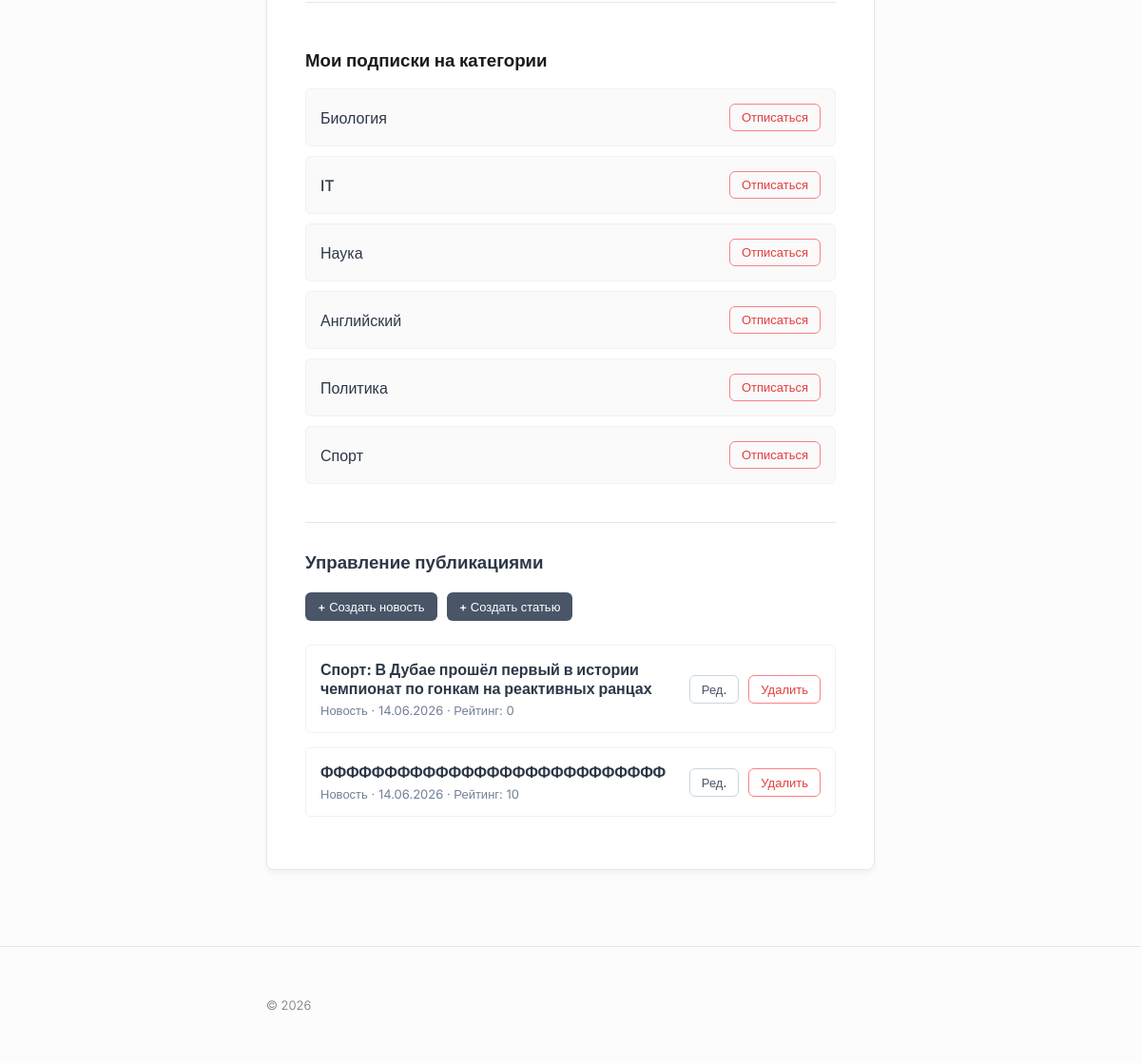
Before: /news/profile/ (signed in, lower part) with the older database file.
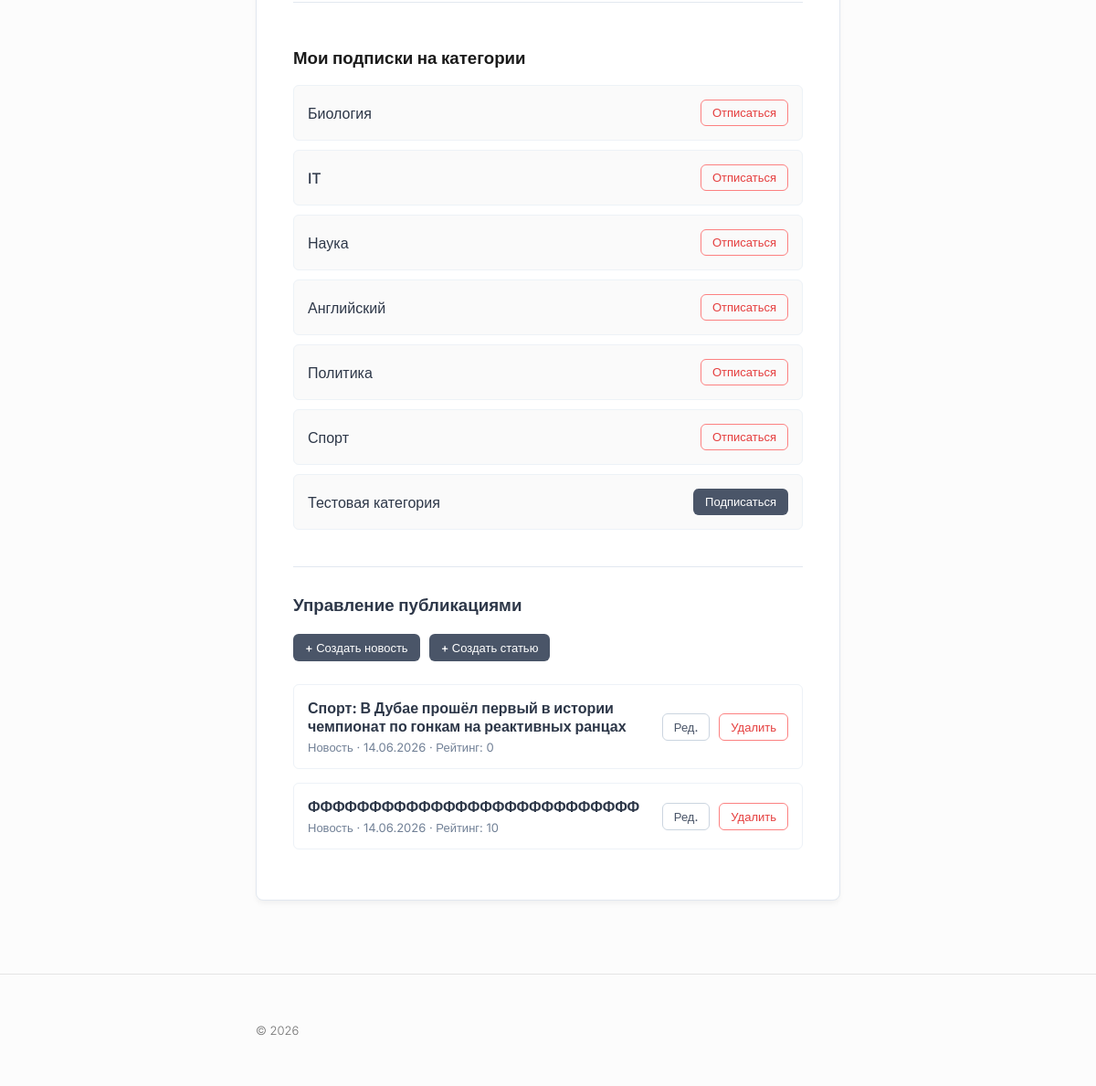
After: the same page with the newer database file.
### news/models.py (models this page shows, shortened)
class Category(models.Model):
    name_category = models.CharField(max_length=100, unique=True, verbose_name="Название категории")
    subscribers = models.ManyToManyField(User, related_name='subscriptions', blank=True, verbose_name="Подписчики")
    class Meta:
        verbose_name = "Категория"
        verbose_name_plural = "Категории"

class Post(models.Model):
    class Meta:
        verbose_name = "Публикация"
        verbose_name_plural = "Публикации"
    article = 'AR'
    news = 'NW'
    CATEGORY_CHOICES = [
        (article, 'Статья'),
        (news, 'Новость'),
    ]
    data_created = models.DateTimeField(auto_now_add=True, verbose_name="Дата создания")
    author = models.ForeignKey(Author, on_delete=models.CASCADE, verbose_name="Автор")
    category = models.ManyToManyField(Category, through="PostCategory", verbose_name="Категории")
    choice = models.CharField(max_length=2, choices=CATEGORY_CHOICES, default=article, verbose_name="Тип (Новость/Статья)")
    title_of_post = models.CharField(max_length=100, verbose_name="Заголовок")
    text_of_post = models.TextField(verbose_name="Текст")
    rating_of_post = models.IntegerField(default=0, verbose_name="Рейтинг")

### news/views.py (the view)
# urls.py: path('profile/', ProfileView.as_view(), name='profile'),
class ProfileView(LoginRequiredMixin, UpdateView):
    model = User
    form_class = UserUpdateForm
    template_name = 'news_view/profile.html'
    success_url = reverse_lazy('profile')
    def get_object(self, queryset=None):
        return self.request.user
    def get_context_data(self, **kwargs):
        context = super().get_context_data(**kwargs)
        is_author = self.request.user.groups.filter(name='authors').exists()
        context['is_author'] = is_author
        if is_author:
            try:
                author_profile = Author.objects.get(user=self.request.user)
                context['user_posts'] = Post.objects.filter(author=author_profile).order_by('-data_created')
            except Author.DoesNotExist:
                context['user_posts'] = []
        context['categories'] = Category.objects.all()
        return context

### news/templatetags/custom_filters.py (called while the page is built)
@register.filter()
def censor(value):
    if not isinstance(value, str):
        raise ValueError("Фильтр censor можно применять только к строкам")
    import re
    result = value
    for bad_word in BAD_WORDS:
        pattern = re.compile(rf'\b{re.escape(bad_word)}\b', re.IGNORECASE)
        result = pattern.sub(lambda match: match.group(0)[0] + '*' * (len(match.group(0)) - 1), result)
    return result

### templates/news_view/profile.html (shortened to what this page needs)
{% extends 'default.html' %}
{% load custom_filters %}
{% block content %}
<div class="profile-container">
    <div class="subscriptions-section">
        <h3>Мои подписки на категории</h3>
        <ul class="subscriptions-list">
            {% for category in categories %}
                <li class="subscription-item">
                    <strong>{{ category.name_category }}</strong>
                    {% if user in category.subscribers.all %}
                        <form action="{% url 'unsubscribe' category.id %}" method="post" style="margin: 0;">
                            <button type="submit" class="btn btn-outline btn-small" style="color: #e53e3e; border-color: #fc8181;">Отписаться</button>
                        </form>
                    {% else %}
                        <form action="{% url 'subscribe' category.id %}" method="post" style="margin: 0;">
                            <button type="submit" class="btn btn-primary btn-small">Подписаться</button>
                        </form>
                    {% endif %}
                </li>
            {% empty %}
                <p style="color: #718096; font-size: 14px;">Категории не найдены.</p>
            {% endfor %}
        </ul>
    </div>
    {% if is_author %}
        <div class="author-section">
            <h3>Управление публикациями</h3>
            <div class="author-actions">
                <a href="{% url 'news_create' %}" class="btn btn-primary btn-small">+ Создать новость</a>
                <a href="{% url 'article_create' %}" class="btn btn-primary btn-small">+ Создать статью</a>
            </div>
            <ul class="user-posts-list">
                {% for post in user_posts %}
                    <li class="user-post-item">
                        <div class="post-info-small">
                            <h4><a href="{% url 'news_detail' post.id %}">{{ post.title_of_post|censor }}</a></h4>
                            <div class="post-meta-small">
                                {{ post.get_choice_display }} &middot; {{ post.data_created|date:'d.m.Y' }} &middot; Рейтинг: {{ post.rating_of_post }}
                            </div>
                        </div>
                        <div class="post-actions-small">
                            {% if post.choice == 'NW' %}
                                <a href="{% url 'news_update' post.id %}" class="btn btn-outline btn-small">Ред.</a>
                                <a href="{% url 'news_delete' post.id %}" class="btn btn-outline btn-small" style="color: #e53e3e; border-color: #fc8181;">Удалить</a>
                            {% elif post.choice == 'AR' %}
                                <a href="{% url 'article_update' post.id %}" class="btn btn-outline btn-small">Ред.</a>
                                <a href="{% url 'article_delete' post.id %}" class="btn btn-outline btn-small" style="color: #e53e3e; border-color: #fc8181;">Удалить</a>
                            {% endif %}
                        </div>
                    </li>
                {% empty %}
                    <p style="color: #718096; font-size: 14px;">У вас пока нет публикаций.</p>
                {% endfor %}
            </ul>
        </div>
    {% endif %}
</div>
{% endblock content %}

Changed rows visible on the page:
added Category: name_category "Тестовая категория", shows "Подписаться"
